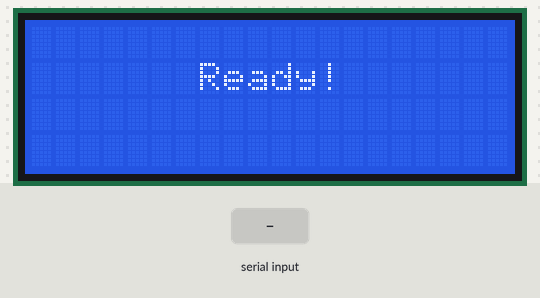
A sketch run on a simulated Arduino Uno, built with avr-gcc and run on an emulated ATmega328P. Parts: 20×4 character LCD. Inputs (shaded band) come from the test bench.

Above: at 1.2 s.
1.3 s: "_DISABLE\n" received over Serial
At 2.5 s:
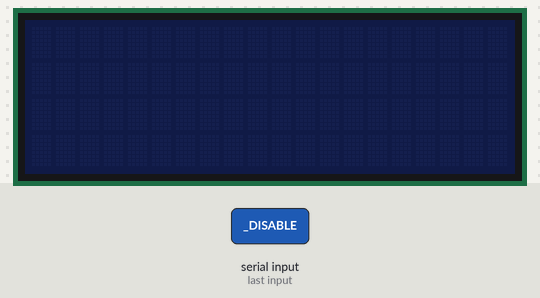
2.8 s: " \n" received over Serial
4.3 s: "_ENABLE\n" received over Serial
At 4.7 s:
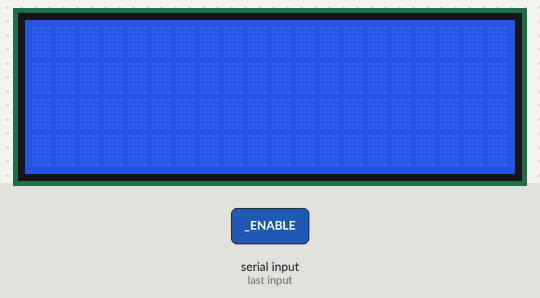
Timing chart, 0 to 7.3 s (numbered marks = the images above; inputs shaded):
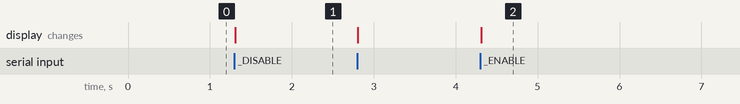

The sketch:

SerialDisplay.ino
```cpp
#include <LiquidCrystal_I2C.h> // From https://bitbucket.org/fmalpartida/new-liquidcrystal
#include <Wire.h>              // Comes with Arduino IDE
#include <string.h>

#define LCD_ROWS 20
#define LCD_COLS 4

LiquidCrystal_I2C lcd(0x27, 2, 1, 0, 4, 5, 6, 7, 3, POSITIVE);

void print();
void blink();
void disable();
void enable();

void setup() {
  Serial.begin(9600);
  lcd.begin(LCD_ROWS, LCD_COLS);
  lcd.setCursor(7, 1);
  lcd.print("Ready!");
}

void loop() {
  if (Serial.available()) {
    String received = Serial.readStringUntil('\n');
    if (received == "_DISABLE") {
      disable();
    } else if (received == "_ENABLE") {
      enable();
    } else {
      print(received);
    }
  }
}

void print(const String &s) {
  lcd.clear();
  int currentLine = 0;
  int increment = LCD_ROWS;
  for (int start = 0; start < s.length() && currentLine < 4;
       start += increment) {
    while (s.substring(start).startsWith(" ")) {
      start++;
    }
    String line;
    if (start + LCD_ROWS > s.length()) {
      line = s.substring(start);
    } else {
      line = s.substring(start, start + LCD_ROWS);
    }
    lcd.setCursor(0, currentLine++);
    lcd.print(line);
  }
  delay(100);
}

void blink(int n) {
  for (int i = 0; i < n; i++) {
    lcd.backlight();
    delay(250);
    lcd.noBacklight();
    delay(250);
  }
}

void disable() {
  lcd.noDisplay();
  lcd.noBacklight();
}

void enable() {
  lcd.display();
  lcd.backlight();
}
```

Measured:
- after the input at 1.3 s, the display: changes at once (image 1)
- after the input at 4.3 s, the display: changes at once (image 2)
